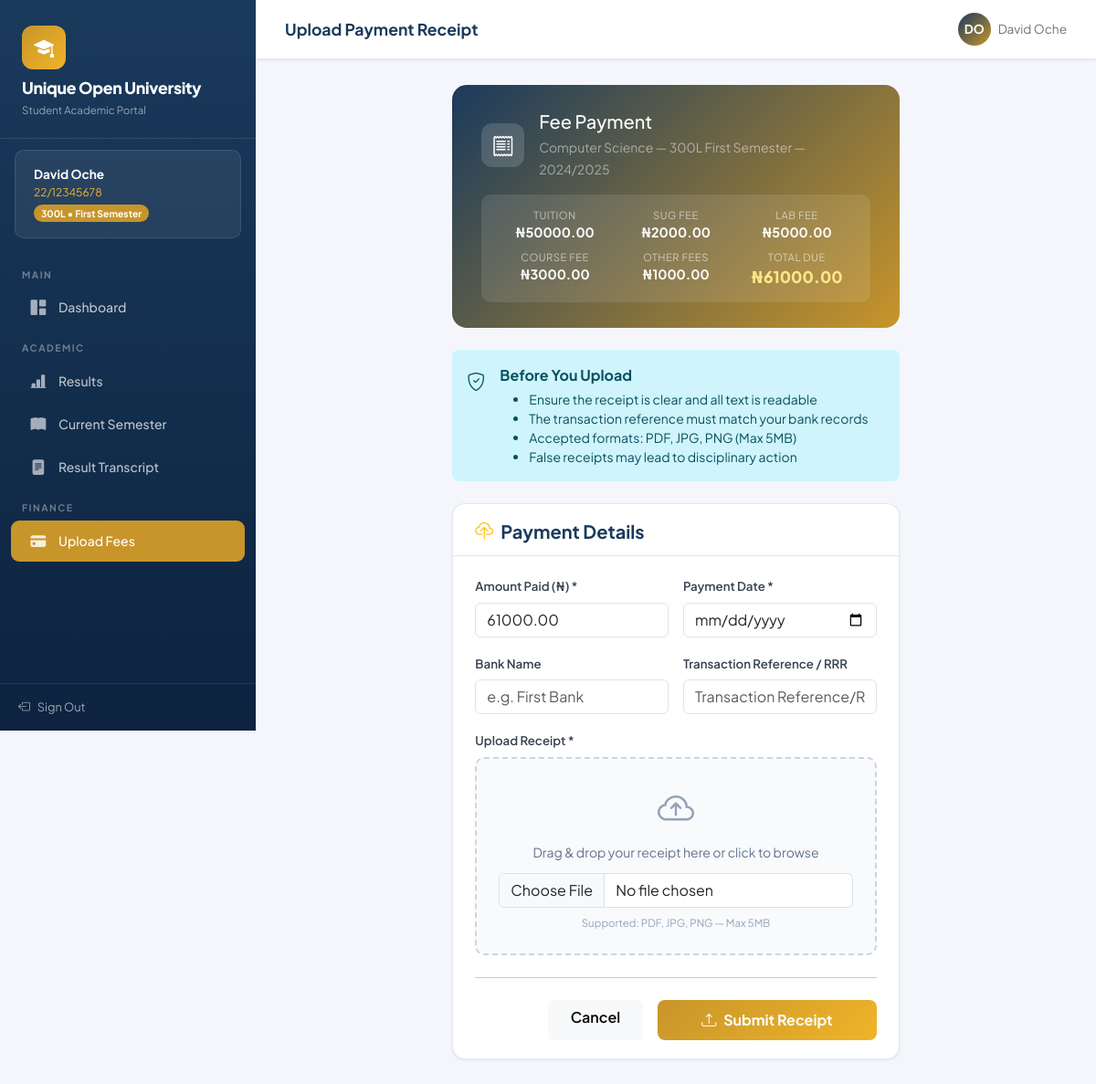
Screenshot of /fee/5/upload/ (signed in) with the database file from the repository.
### portal/models.py (models this page shows, shortened)
class StudentProfile(models.Model):
    user             = models.OneToOneField(User, on_delete=models.CASCADE, related_name='student_profile')
    matric_number    = models.CharField(max_length=20, unique=True)
    department       = models.ForeignKey(Department, on_delete=models.PROTECT)
    current_level    = models.CharField(max_length=3, choices=LEVEL_CHOICES, default='100')
    current_semester = models.CharField(max_length=10, choices=SEMESTER_CHOICES, default='First')
    current_session  = models.ForeignKey(
        AcademicSession, on_delete=models.SET_NULL, null=True, blank=True,
    )
    entry_year    = models.CharField(max_length=4, blank=True, help_text='Year of entry (e.g., 2022)')
    mode_of_entry = models.CharField(
        max_length=20,
        choices=[('UTME', 'UTME'), ('DE', 'Direct Entry')],
        default='UTME',
    )
    phone              = models.CharField(max_length=15, blank=True)
    address            = models.TextField(blank=True)
    date_of_birth      = models.DateField(null=True, blank=True)
    profile_picture    = models.ImageField(upload_to='profile_pics/', blank=True, null=True)
    profile_completed  = models.BooleanField(default=False)
    cgpa                      = models.DecimalField(max_digits=4, decimal_places=2, default=Decimal('0.00'))
    total_credit_units_earned = models.IntegerField(default=0)
    total_grade_points        = models.DecimalField(max_digits=10, decimal_places=2, default=Decimal('0.00'))
    academic_standing         = models.CharField(
        max_length=20,
        choices=[('Good', 'Good Standing'), ('Probation', 'Probation'), ('Withdrawn', 'Withdrawn')],
        default='Good',
    )
    created_at = models.DateTimeField(auto_now_add=True)
    updated_at = models.DateTimeField(auto_now=True)
    def get_full_name(self):
        return self.user.get_full_name() or self.user.username
    def get_current_semester_display(self):
        return dict(SEMESTER_CHOICES).get(self.current_semester, self.current_semester)

class Department(models.Model):
    name           = models.CharField(max_length=200)
    code           = models.CharField(max_length=10, unique=True)
    faculty        = models.ForeignKey(Faculty, on_delete=models.CASCADE, related_name='departments')
    description    = models.TextField(blank=True)
    duration_years = models.IntegerField(default=4, choices=[(4, '4 Years'), (5, '5 Years')])
    hod            = models.CharField(max_length=200, blank=True, help_text='Name of the HOD')
    current_levels = models.IntegerField(
        default=4,
        help_text='Number of levels in department (e.g., 4 for 100-400 level)',
    )
    created_at = models.DateTimeField(auto_now_add=True)
    class Meta:
        ordering      = ['faculty__name', 'name']
        unique_together = ['name', 'faculty']

class Fee(models.Model):
    department             = models.ForeignKey(Department, on_delete=models.CASCADE, related_name='fees')
    level                  = models.CharField(max_length=3, choices=LEVEL_CHOICES)
    semester               = models.CharField(max_length=10, choices=SEMESTER_CHOICES)
    session                = models.ForeignKey(AcademicSession, on_delete=models.CASCADE)
    tuition_fee            = models.DecimalField(max_digits=12, decimal_places=2, default=0)
    sug_fee                = models.DecimalField(max_digits=10, decimal_places=2, default=0)
    lab_fee                = models.DecimalField(max_digits=10, decimal_places=2, default=0)
    course_fee             = models.DecimalField(max_digits=10, decimal_places=2, default=0)
    other_fees             = models.DecimalField(max_digits=10, decimal_places=2, default=0)
    other_fees_description = models.CharField(max_length=200, blank=True)
    class Meta:
        unique_together = ['department', 'level', 'semester', 'session']
        ordering        = ['level', 'semester']
    def total_amount(self):
        return self.tuition_fee + self.sug_fee + self.lab_fee + self.course_fee + self.other_fees

class AcademicSession(models.Model):
    name = models.CharField(
        max_length=20,
        unique=True,
        validators=[RegexValidator(
            r'^\d{4}/\d{4}$',
            message='Session must be in format: 2024/2025',
        )],
    )
    start_year = models.IntegerField()
    end_year   = models.IntegerField()
    is_current = models.BooleanField(default=False)
    start_date = models.DateField()
    end_date   = models.DateField()
    created_at = models.DateTimeField(auto_now_add=True)
    def __str__(self):
        return self.name
    class Meta:
        ordering = ['-start_year']

### portal/views.py (the view)
# urls.py: path('fee/<int:fee_id>/upload/',            views.upload_fee_receipt,   name='upload_fee_receipt'),
@never_cache
@login_required
@require_http_methods(['GET', 'POST'])
def upload_fee_receipt(request, fee_id):
    profile = _get_profile_or_none(request)
    if not profile:
        messages.error(request, 'Student profile not found.')
        return redirect('login')
    fee = get_object_or_404(Fee, id=fee_id, department=profile.department)
    existing_payment = FeePayment.objects.filter(student=profile, fee=fee).first()
    if existing_payment and existing_payment.status == 'paid':
        messages.info(request, 'This fee has already been verified as paid.')
        return redirect('dashboard')
    if request.method == 'POST':
        form = FeePaymentForm(
            request.POST, request.FILES,
            fee=fee, student=profile,
        )
        if form.is_valid():
            if existing_payment:
                existing_payment.delete()
            payment = form.save(commit=False)
            payment.student = profile
            payment.fee     = fee
            payment.status  = 'pending'
            payment.save()
            messages.success(
                request,
                'Payment receipt submitted successfully! '
                'It will be verified by the school admin.'
            )
            return redirect('dashboard')
    else:
        form = FeePaymentForm(fee=fee, student=profile)
    return render(request, 'portal/upload_receipt.html', {
        'form': form,
        'fee': fee,
        'profile': profile,
        'existing_payment': existing_payment,
    })

### templates/portal/upload_receipt.html (shortened to what this page needs)
{% extends 'base.html' %}
{% load static %}
{% block page_title %}Upload Payment Receipt{% endblock %}
{% block nav_fees %}active{% endblock %}
{% block extra_css %}
<link href="{% static 'css/auth.css' %}" rel="stylesheet">
{% endblock %}
{% block content %}
<div class="row justify-content-center">
    <div class="col-lg-7">
        <div class="fee-upload-header">
            <div class="d-flex align-items-center gap-3 mb-3">
                <div class="fee-upload-logo">
                    <i class="bi bi-receipt text-white"></i>
                </div>
                <div>
                    <h5 class="text-white mb-1">Fee Payment</h5>
                    <small class="text-white-50">
                        {{ profile.department.name }} &mdash;
                        {{ fee.level }}L {{ fee.get_semester_display }} &mdash;
                        {{ fee.session }}
                    </small>
                </div>
            </div>
            <div class="fee-upload-stats">
                <div class="row g-2 text-center">
                    <div class="col-4">
                        <div class="fee-upload-stat-label">Tuition</div>
                        <div class="fee-upload-stat-value">&#8358;{{ fee.tuition_fee|floatformat:2 }}</div>
                    </div>
                    <div class="col-4">
                        <div class="fee-upload-stat-label">SUG Fee</div>
                        <div class="fee-upload-stat-value">&#8358;{{ fee.sug_fee|floatformat:2 }}</div>
                    </div>
                    <div class="col-4">
                        <div class="fee-upload-stat-label">Lab Fee</div>
                        <div class="fee-upload-stat-value">&#8358;{{ fee.lab_fee|floatformat:2 }}</div>
                    </div>
                    <div class="col-4">
                        <div class="fee-upload-stat-label">Course Fee</div>
                        <div class="fee-upload-stat-value">&#8358;{{ fee.course_fee|floatformat:2 }}</div>
                    </div>
                    <div class="col-4">
                        <div class="fee-upload-stat-label">Other Fees</div>
                        <div class="fee-upload-stat-value">&#8358;{{ fee.other_fees|floatformat:2 }}</div>
                    </div>
                    <div class="col-4">
                        <div class="fee-upload-stat-label">Total Due</div>
                        <div class="fee-upload-total">&#8358;{{ fee.total_amount|floatformat:2 }}</div>
                    </div>
                </div>
            </div>
        </div>
        <div class="alert alert-info d-flex gap-3 mb-4">
            <i class="bi bi-shield-check fs-5 flex-shrink-0 mt-1"></i>
            <div>
                <strong>Before You Upload</strong>
                <ul class="mb-0 mt-1 small">
                    <li>Ensure the receipt is clear and all text is readable</li>
                    <li>The transaction reference must match your bank records</li>
                    <li>Accepted formats: PDF, JPG, PNG (Max 5MB)</li>
                    <li>False receipts may lead to disciplinary action</li>
                </ul>
            </div>
        </div>
        <div class="card">
            <div class="card-header">
                <h5 class="mb-0">
                    <i class="bi bi-cloud-upload me-2 text-warning"></i>Payment Details
                </h5>
            </div>
            <div class="card-body">
                <form method="post" enctype="multipart/form-data" id="receiptForm">
                    <div class="row g-3">
                        <div class="col-sm-6">
                            <label class="form-label auth-label">Amount Paid (&#8358;) *</label>
                            {{ form.amount_paid }}
                        </div>
                        <div class="col-sm-6">
                            <label class="form-label auth-label">Payment Date *</label>
                            {{ form.payment_date }}
                        </div>
                        <div class="col-sm-6">
                            <label class="form-label auth-label">Bank Name</label>
                            {{ form.bank_name }}
                        </div>
                        <div class="col-sm-6">
                            <label class="form-label auth-label">Transaction Reference / RRR</label>
                            {{ form.transaction_reference }}
                        </div>
                        <div class="col-12">
                            <label class="form-label auth-label">Upload Receipt *</label>
                            <div class="upload-dropzone" id="dropzone">
                                <i class="bi bi-cloud-arrow-up upload-dropzone-icon"></i>
                                <p class="upload-dropzone-text">
                                    Drag &amp; drop your receipt here or click to browse
                                </p>
                                {{ form.receipt }}
                                <p class="upload-dropzone-hint">
                                    Supported: PDF, JPG, PNG &mdash; Max 5MB
                                </p>
                            </div>
                        </div>
                    </div>
                    <hr class="my-4">
                    <div class="d-flex gap-3 justify-content-end">
                        <a href="{% url 'dashboard' %}" class="btn btn-light fw-semibold px-4">Cancel</a>
                        <button type="button" class="btn btn-gold fw-bold px-5"
                                onclick="confirmUpload()">
                            <i class="bi bi-upload me-2"></i>Submit Receipt
                        </button>
                    </div>
                </form>
            </div>
        </div>
    </div>
</div>
{% endblock %}

### templates/base.html (shortened to what this page needs)
<!DOCTYPE html>
<html lang="en">
<head>
    <link href="https://cdn.jsdelivr.net/npm/bootstrap@5.3.2/dist/css/bootstrap.min.css" rel="stylesheet">
    <link href="https://cdn.jsdelivr.net/npm/bootstrap-icons@1.11.3/font/bootstrap-icons.css" rel="stylesheet">
    {% load static %}
    <link href="{% static 'css/portal.css' %}" rel="stylesheet">
    {% block extra_css %}{% endblock %}
</head>
<body>
{% if user.is_authenticated and not user.is_staff %}
    <aside class="sidebar" id="sidebar">
        <div class="sidebar-brand">
            <div class="logo-icon"><i class="bi bi-mortarboard-fill"></i></div>
            <h5>Unique Open University</h5>
            <small>Student Academic Portal</small>
        </div>
        {% if user.student_profile.profile_completed %}
        <div class="sidebar-student">
            <div class="student-name">{{ user.student_profile.get_full_name }}</div>
            <div class="student-matric">{{ user.student_profile.matric_number }}</div>
            <span class="level-badge">
                {{ user.student_profile.current_level }}L &bull;
                {{ user.student_profile.get_current_semester_display }}
            </span>
        </div>
        {% endif %}
        <nav class="sidebar-nav">
            <div class="nav-section-label">Main</div>
            <a href="{% url 'dashboard' %}" class="sidebar-link {% block nav_dashboard %}{% endblock %}">
                <i class="bi bi-grid-1x2-fill"></i> Dashboard
            </a>
            <div class="nav-section-label">Academic</div>
            <a href="{% url 'dashboard' %}#results" class="sidebar-link {% block nav_results %}{% endblock %}">
                <i class="bi bi-bar-chart-line-fill"></i> Results
            </a>
            <a href="{% url 'dashboard' %}#current" class="sidebar-link">
                <i class="bi bi-book-fill"></i> Current Semester
            </a>
            <a href="{% url 'transcript_pdf' %}" class="sidebar-link" target="_blank">
                <i class="bi bi-file-text-fill"></i> Result Transcript
            </a>
            <div class="nav-section-label">Finance</div>
            <a href="{% url 'dashboard' %}#fees" class="sidebar-link {% block nav_fees %}{% endblock %}">
                <i class="bi bi-credit-card-fill"></i>Upload Fees
            </a>
        </nav>
        <div class="sidebar-footer">
            <form method="post" action="{% url 'logout' %}">
                <button type="submit" class="logout-btn">
                    <i class="bi bi-box-arrow-left"></i> Sign Out
                </button>
            </form>
        </div>
    </aside>
    <div class="main-content">
        <header class="topbar">
            <div class="d-flex align-items-center gap-3">
                <span class="topbar-title">{% block page_title %}Dashboard{% endblock %}</span>
            </div>
            <div class="topbar-right">
                <div class="topbar-user">
                    <div class="user-avatar">
                        {{ user.first_name|first }}{{ user.last_name|first }}
                    </div>
                    <span class="d-none d-md-inline">{{ user.get_full_name }}</span>
                </div>
            </div>
        </header>
        <main class="page-content">
            {% block content %}{% endblock %}
        </main>
    </div>
{% else %}
    {% block auth_content %}{% endblock %}
{% endif %}
</body>
</html>

### rows the page displays
StudentProfile: department.name "Computer Science"
Fee: level "300", semester "First Semester", session "2024/2025", tuition_fee "50000.00", sug_fee "2000.00", lab_fee "5000.00", course_fee "3000.00", other_fees "1000.00", total_amount "61000.00"

### other values shown
{{ user.student_profile.get_full_name }} "David Oche"
{{ user.student_profile.matric_number }} "22/12345678"
{{ user.student_profile.current_level }} "300"
{{ user.student_profile.get_current_semester_display }} "First Semester"
{{ user.first_name|first }} "D"
{{ user.last_name|first }} "O"
{{ user.get_full_name }} "David Oche"
